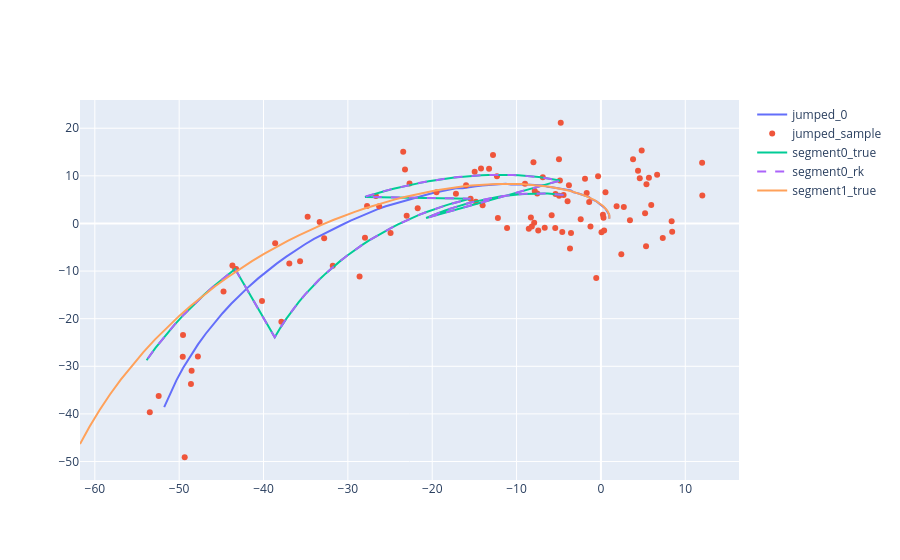
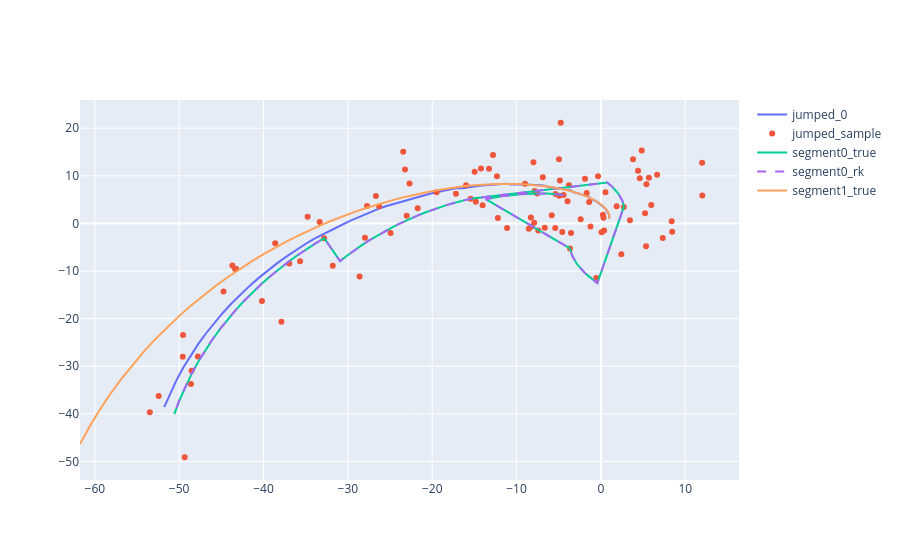
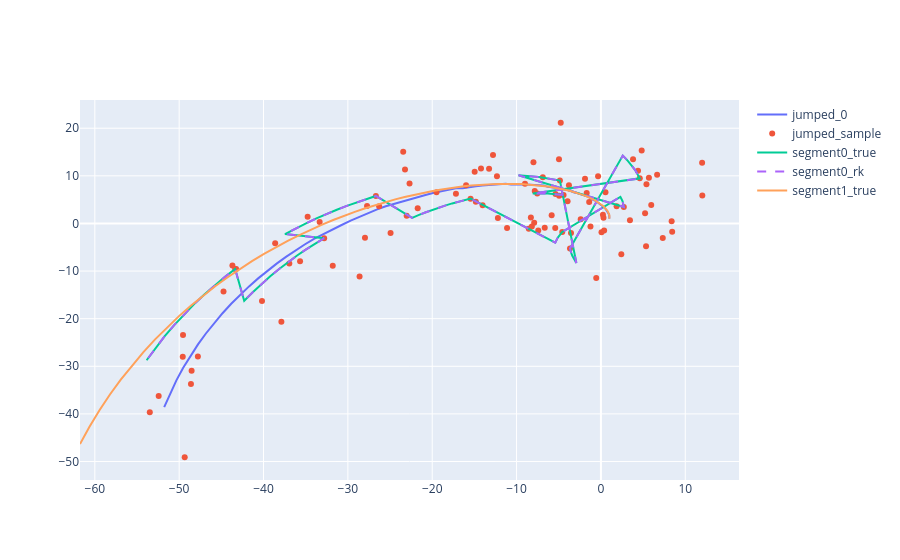
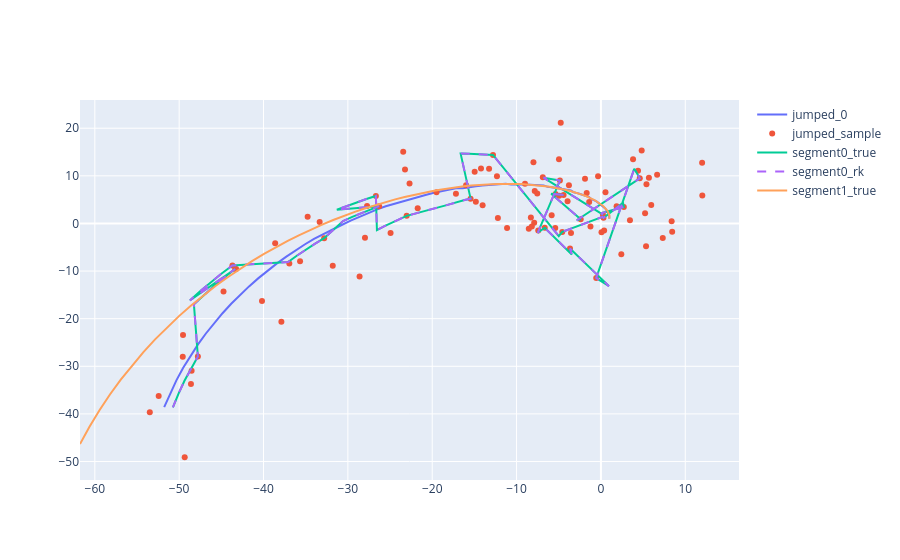

Source (notebook cell) for these figures, in order:
### Code cell
def segmented_classification():
    accuracy_df = []
    for seg_size in track(segment_sizes, "Segment size"):
        np.random.seed(SEED)
        cur_accuracy_df = pd.DataFrame(
            {
                "accuracy": np.zeros([2]),
                "method": [f"true", f"RK23"],
                "segment_size": np.full([2], seg_size)
            }
        )
        for i in track(range(NUM_SAMPLES), "Trajectory num", transient=True):
            sample_traj = jumped_solution_0 + sigma * np.random.randn(num_traj_points, 2)

            true_seg_solutions = [
                segmented_solution(t, systems[0], sample_traj, seg_size, exact_solver),
                exact_solver(t, systems[1], x0)
            ]
            rk_seg_solutions = [
                segmented_solution(t, systems[0], sample_traj, seg_size, RK_solver),
                RK_solver(t, systems[1], x0)
            ]
            solutions = {
                f"true": true_seg_solutions,
                f"RK23": rk_seg_solutions
            }

            if i == 0:
                print("Segment size =", seg_size)
                fig = go.Figure()
                fig.add_trace(
                    go.Scatter(
                        x=jumped_solution_0[:, 0],
                        y=jumped_solution_0[:, 1],
                        mode='lines',
                        name="jumped_0"
                    )
                )
                fig.add_trace(
                    go.Scatter(
                        x=sample_traj[:, 0],
                        y=sample_traj[:, 1],
                        mode='markers',
                        name="jumped_sample"
                    )
                )
                fig.add_trace(
                    go.Scatter(
                        x=true_seg_solutions[0][:, 0],
                        y=true_seg_solutions[0][:, 1],
                        mode='lines',
                        name="segment0_true"
                    )
                )
                fig.add_trace(
                    go.Scatter(
                        x=rk_seg_solutions[0][:, 0],
                        y=rk_seg_solutions[0][:, 1],
                        mode='lines',
                        name="segment0_rk",
                        line=dict(dash="dash")
                    )
                )
                fig.add_trace(
                    go.Scatter(
                        x=true_seg_solutions[1][:, 0],
                        y=true_seg_solutions[1][:, 1],
                        mode='lines',
                        name="segment1_true"
                    )
                )
                fig.show()

            for sol_name, sol in solutions.items():
                sol_losses = list(
                    range(2) |
                    select(lambda sys_id: cls_loss(sample_traj, sol[sys_id]))
                )
                if sol_losses[0] < sol_losses[1]:
                    cur_accuracy_df.loc[
                        cur_accuracy_df["method"] == sol_name, 
                        "accuracy"
                    ] += 1.
        cur_accuracy_df.loc[:, "accuracy"] /= NUM_SAMPLES
        accuracy_df.append(cur_accuracy_df)

    accuracy_df = pd.concat(accuracy_df)
    return accuracy_df

accuracy_df = pd.concat([accuracy_df, segmented_classification()])
accuracy_df
